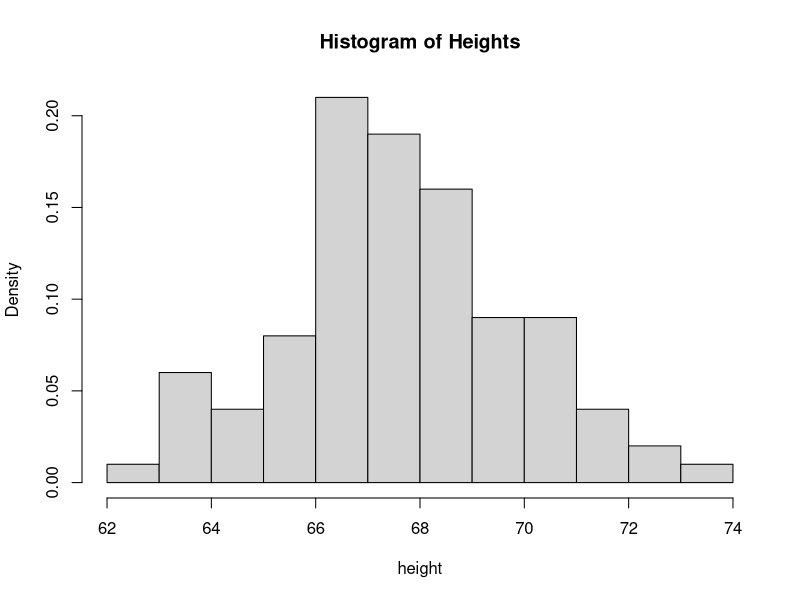
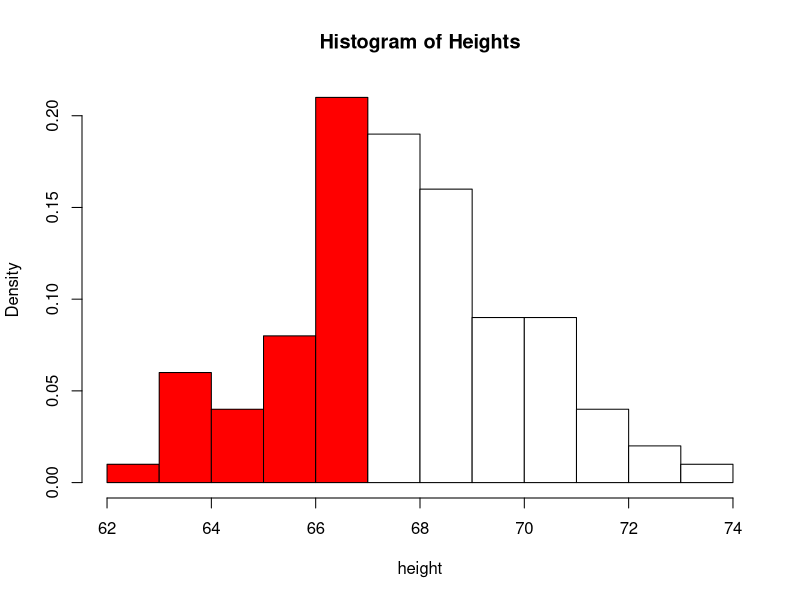
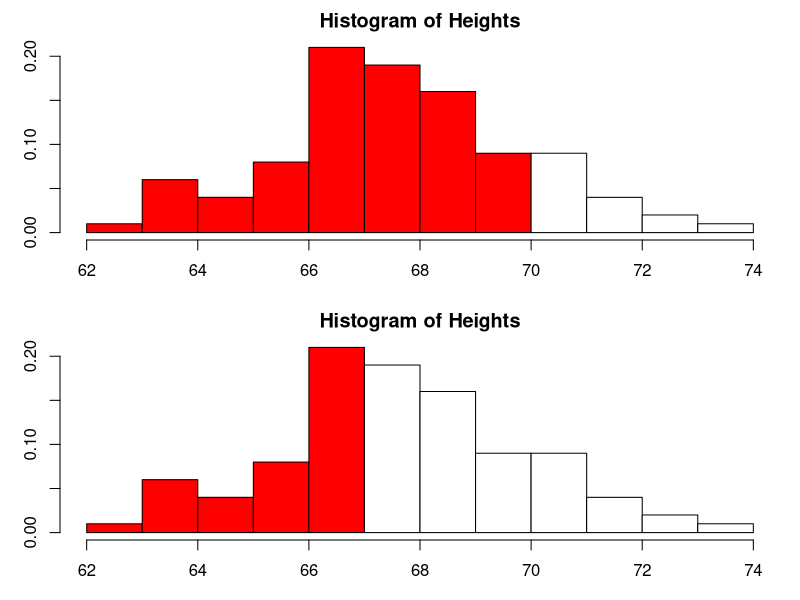
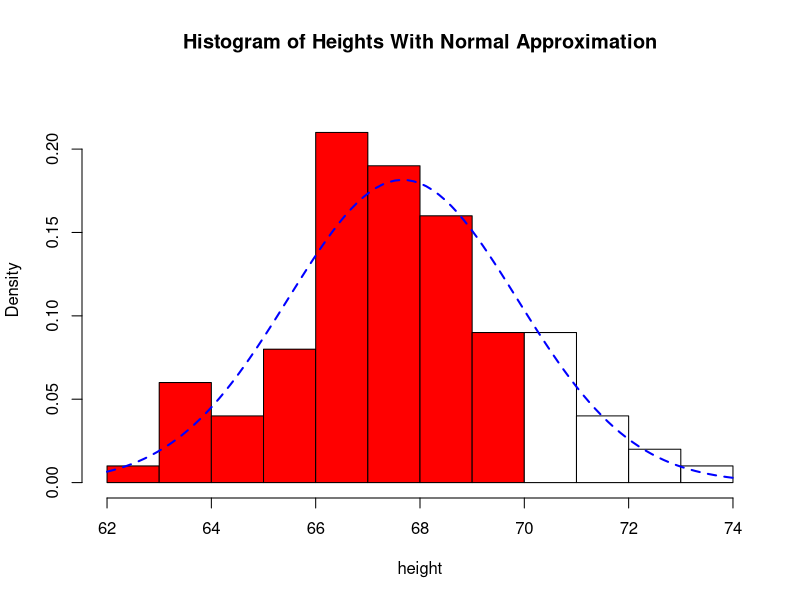
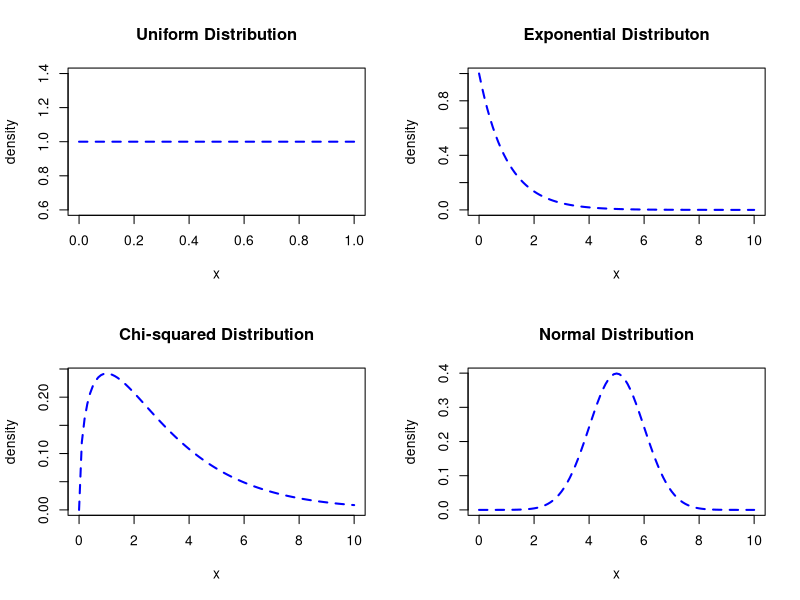
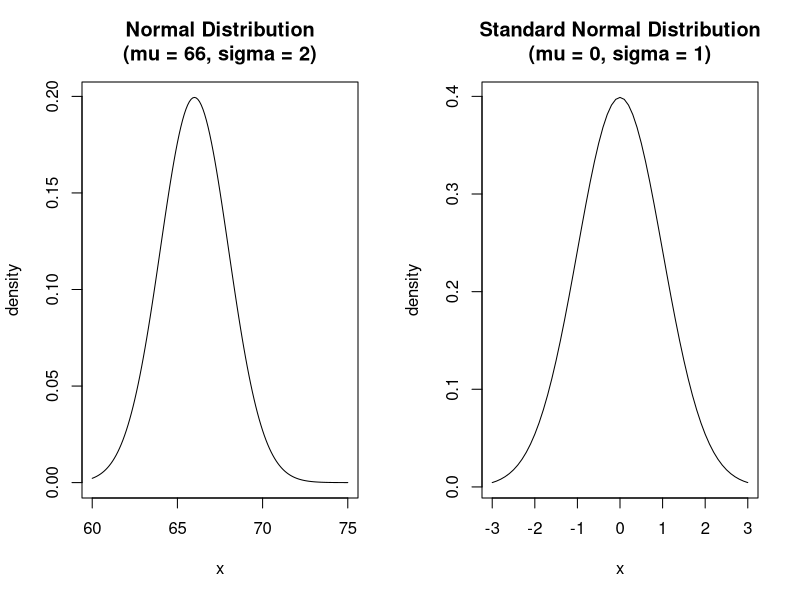
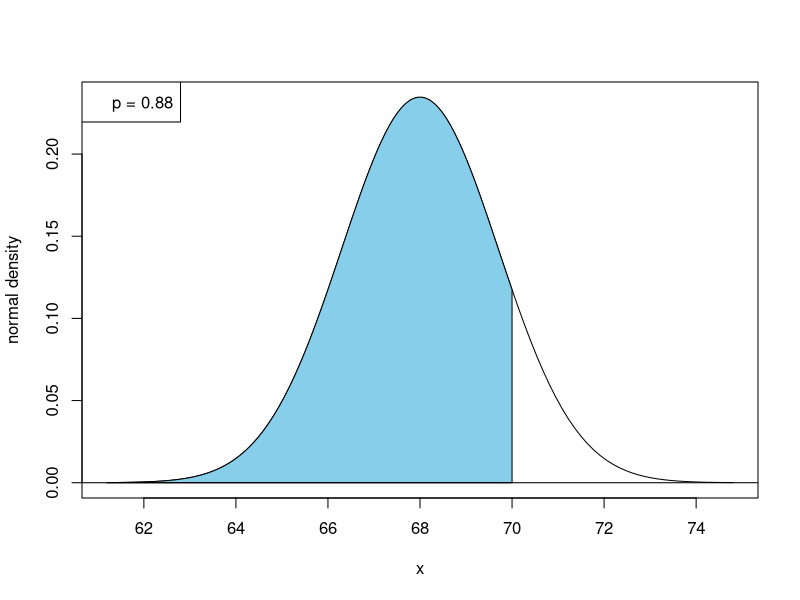
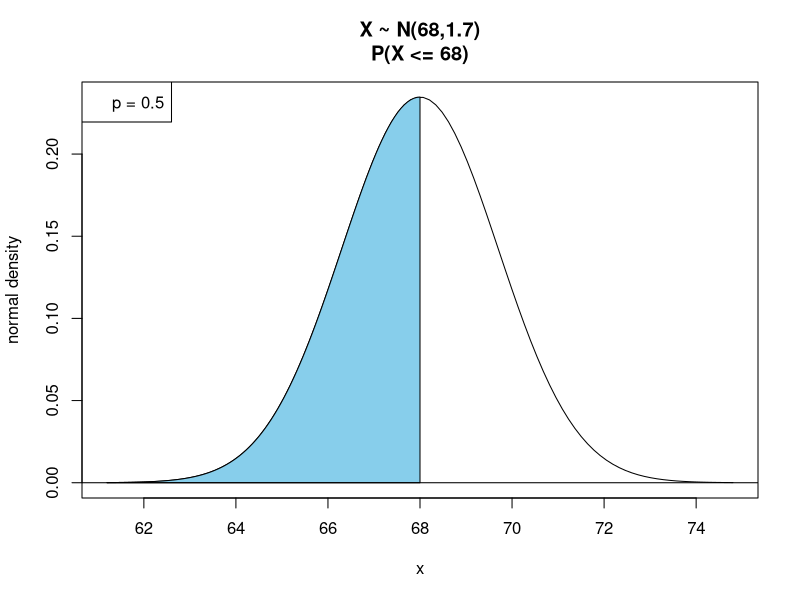

The R script that drew these images, in order:
##################################################################
# The normal distribution
##################################################################

##################################################################
# create a vector of heights
##################################################################
heights <- c(66.1759117740307, 66.1118375828377, 69.3398551802815, 70.4991167238977, 
    70.7354713429583, 66.8777424499321, 66.7103751135044, 67.998337409316, 
    69.5210869064879, 68.8470644101842, 70.0596931565498, 71.0154419501861, 
    65.7861428292448, 64.7948285607431, 66.9861649481436, 67.5283004226946, 
    66.6906302756055, 70.2184193623913, 70.6098030390015, 63.3569739129227, 
    68.534978119765, 67.3597759440788, 69.305240284645, 67.8014644375226, 
    65.8455616472892, 73.2715698159093, 69.0255738087185, 66.5503992464326, 
    68.2018131042349, 63.2807987441221, 67.0816561689806, 66.7636378663116, 
    67.8580308828024, 68.1618434342104, 66.6704530072032, 68.8866603679841, 
    66.9959315571359, 67.2598262605613, 66.7716288824807, 71.3268449901713, 
    65.7684215531473, 68.9392236496006, 68.8075214177273, 66.9828251741788, 
    67.0585081777219, 63.2197251962368, 67.8334338291738, 69.1256626969062, 
    67.098802016255, 71.8537548116061, 68.5077939511076, 67.4631190657698, 
    68.7682657975886, 68.4389671592818, 65.1083655300538, 70.6188289457821, 
    66.2051076389411, 68.6718172959333, 68.8217079591491, 68.7220495841377, 
    66.2941801179521, 67.203845719609, 66.6360550720183, 67.5497892468022, 
    63.7628983953615, 65.576280689069, 64.0067204772203, 67.9575607594972, 
    66.1883614584798, 70.3170715975757, 69.6617964114646, 63.828494096075, 
    66.9334761277201, 70.4796907579624, 67.2801882801361, 62.4496489533135, 
    68.0330782726793, 65.5903445506025, 67.4039768511255, 66.2852782333007, 
    67.2000392075503, 71.4179254017927, 66.8235099465514, 72.0666556398044, 
    63.7242656432218, 69.683115643616, 68.5226822988891, 69.8651235405071, 
    70.3909690825223, 68.8063397849254, 69.5386113193661, 64.9229208483115, 
    67.9294713565318, 72.1968849311748, 65.3545159580504, 64.3705367578319, 
    65.1015079618489, 66.4784003830516, 66.2087925112091, 67.7854148025578
  )

##################################################################
# This function constructs a histogram of X while optionally shading
# all values corresponding to P(X <= obs), and optionally adding
# a density curve if density = TRUE
# ... are additional arguments to hist
##################################################################
shaded.hist <- function(X, hist = TRUE, density = FALSE, obs = NULL, ...) {
  h = hist(X, plot = FALSE)
  col = rep("white", length(h$breaks))
  ylim = NULL
  if (density) {
    m = max( max(h$density), dnorm(mean(X), mean = mean(X), sd = sd(X)))
    m = m +0.1*m  
    ylim = c(0,m)
  }
  
  if (hist & !is.null(obs)) {
     col[h$breaks<obs] = "red"
  }
  lty = 1
  if (!hist) lty = 0
  hist(X, prob = TRUE, ylim = ylim, col = col, lty = lty, ...)
  
  if (density) {
    curve(dnorm(x, mean = mean(X), sd = sd(X)), col = "blue", lty = 2, lwd = 2, add = TRUE)
  }
}


#################################################
## If an individual is randomly selected, what 
## is the probability their height is less than
## or equal to 67 inches?
#################################################

hist(heights, prob = TRUE, main = "Histogram of Heights", xlab = "height")
p = sum(heights <=67) / length(heights)

#####################################################
## We can visualize this on a histogram. Let
## X be the height of a randomly selected individual
## P (X <= 67) is the cumulative density of
## the red bars, while P (X > 67) is the 
## cumulative density of the white bars, or
## 1 - P(X <=67)
#####################################################
shaded.hist(heights, obs = 67, main = "Histogram of Heights", xlab = "height")


#####################################################
## What is the probability P (67 < X < 70)?
## We can take:  P(X <=70) - P(X <= 67)
#####################################################

par.orig = par(mfrow = c(2,1), mar = c(3,3,2,1))
shaded.hist(heights, obs=70, main = "Histogram of Heights", xlab = "height")
shaded.hist(heights, obs=67, main = "Histogram of Heights", xlab = "height")
par(par.orig)

###################################################################
# In practice, probability distributions are visualized by curves
# which (approximately) reflect the distribution 
# (shape of the data) and density across the sample space.
# The cumulative density is equivalent to the area under the curve
###################################################################

shaded.hist(heights, density = TRUE, obs = 70, main = "Histogram of Heights With Normal Approximation", xlab = "height")

###################################################################
# Several distributions are given below. However we will focus
# on the most widely used distribution, the normal distribution
# (or bell curve)
###################################################################

par(mfrow = c(2,2))
curve(dunif(x), from = 0, to = 1, col = "blue", lty = 2, lwd = 2, 
      main = "Uniform Distribution", ylab = "density", xlab = "x")
curve(dexp(x), from = 0, to = 10, col = "blue", lty = 2, lwd = 2,
      main = "Exponential Distributon", ylab = "density", xlab = "x")
curve(dchisq(x, df = 3), from = 0, to = 10, col = "blue", lty = 2, lwd = 2,
      main = "Chi-squared Distribution", ylab = "density", xlab = "x")
curve(dnorm(x, mean = 5, sd = 1), from = 0, to = 10, col = "blue", lty = 2, lwd = 2,
      main = "Normal Distribution", ylab = "density", xlab = "x")
par(par.orig)


###################################################################
# The normal distribution is completely specified by its mean
# and standard deviation
###################################################################

par(mfrow = c(1,2))
x = seq(60, 75, by = .1)
d = dnorm(x, mean = 66, sd = 2)
plot(x, d, main = "Normal Distribution\n(mu = 66, sigma = 2)", 
     ylab = "density", type = "l")

x = seq(-3, 3, by = 0.1)
d = dnorm(x)    # same as dnorm(x, mean = 0, sd = 1)
plot(x, d, main = "Standard Normal Distribution\n(mu = 0, sigma = 1)", 
     ylab = "density", type = "l")

par(par.orig)

########################################################################
# Suppose heights are normally distributed with mean = 68 and 
# sd = 1.7 inches. Find the probability that a randomly selected 
# person is less than (or equal to) 70 inches tall 
#
# pnorm(a, mean = mu, sd = sd) returns P(X <= a) when X ~ N(mu, sd)
#
########################################################################

pnorm(70, mean = 68, sd = 1.7)


########################################################################
# Shades the area under the normal curve between a and b 
# This area corresponds to P (a <= x <= b) when X ~ N (mean, sd)
# For P (x <= b) set a = -Inf
# For P (x >= a) set b = Inf
########################################################################
shade.norm <- function(a,b, mean = 0, sd = 1,  ...) {
  m1 = mean-4*sd
  if (!is.infinite(a)) m1 = min(a,m1)
  m2 = mean+4*sd
  if (!is.infinite(b)) m2 = max(b,m2)
  
  x = seq(m1,m2, length.out = 100)
  plot(x, dnorm(x, mean = mean, sd = sd), type = "l", ylab = "normal density", ...)
  if (is.infinite(a)) a = m1
  if (is.infinite(b)) b = m2
  r = seq(a,b,length.out=100)
  cord.x <- c(a,r,b)
  cord.y <- c(0,dnorm(r, mean = mean, sd = sd),0)
  polygon(cord.x,cord.y,col='skyblue')
  abline(h = 0)

  p = pnorm(b, mean = mean, sd = sd) - pnorm(a, mean = mean, sd = sd)
  legend("topleft", legend = paste("p = ", round(p,3), sep = ""))
  
}

shade.norm(-Inf,70, mean = 68, sd = 1.7)


########################################################################
# Assume that X ~ N(68, 1.7).
# 1. Find P(X <= 68)
# 2. Find P(X <= 65)
# 3. Find P(X > 65)
# 4. Find P(64.6 <= X <= 71.4)
########################################################################

#1. P(X <= 68)
shade.norm(-Inf, 68, mean = 68, sd = 1.7, 
           main = "X ~ N(68,1.7)\nP(X <= 68)")  # or
pnorm(68, mean = 68, sd = 1.7)

#2. P(X <= 65)
shade.norm(-Inf, 65, mean = 68, sd = 1.7,
           main = "X ~ N(68, 1.7)\nP(X<=65)")  # or
pnorm(65, mean = 68, sd = 1.7)

#3. P(X > 65)
shade.norm(65, Inf, mean = 68, sd = 1.7,
           main = "X ~ N(68, 1.7)\nP(X>65)")  # or
1 - pnorm(65, mean = 68, sd = 1.7)

#4. P(64.6 <= X <= 71.4)
shade.norm(64.6, 71.4, mean = 68, sd = 1.7,
           main = "X ~ N(68, 1.7)\nP(64.6 <= X <= 71.4)")  # or
pnorm(71.4, mean = 68, sd = 1.7) - pnorm(64.6, mean = 68, sd = 1.7)


########################################################################
# Percentiles (quantiles) from the normal distribution
# Assume still that X ~ N(68, 1.7)
# What is the 75th percentile?
# What is the 90th percentile?
########################################################################

qnorm(.75, mean = 68, sd = 1.7)
qnorm(.90, mean = 68, sd = 1.7)

########################################################################
# Verify 90th percentile
########################################################################
q = qnorm(.90, mean = 68, sd =1.7)
shade.norm(-Inf, q, mean = 68, sd = 1.7, 
           main = "90th percentile of X ~ N(68, 1.7)")
